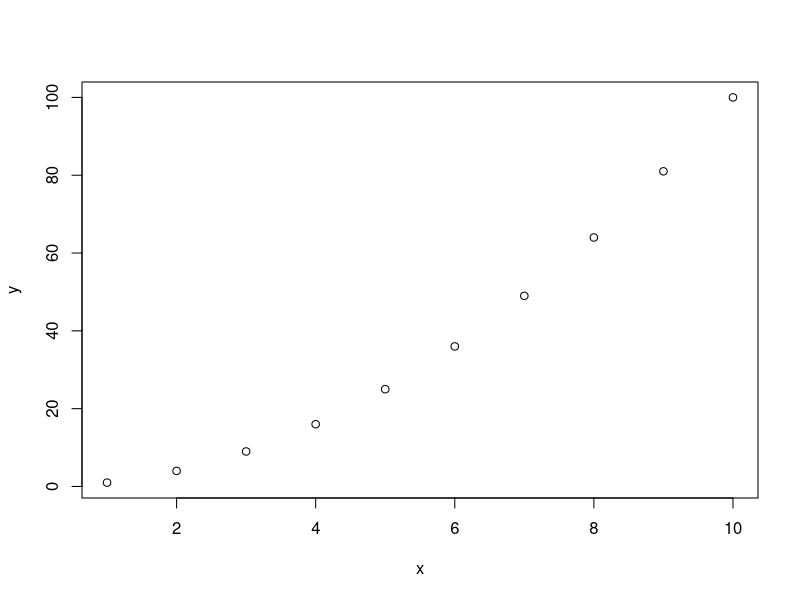
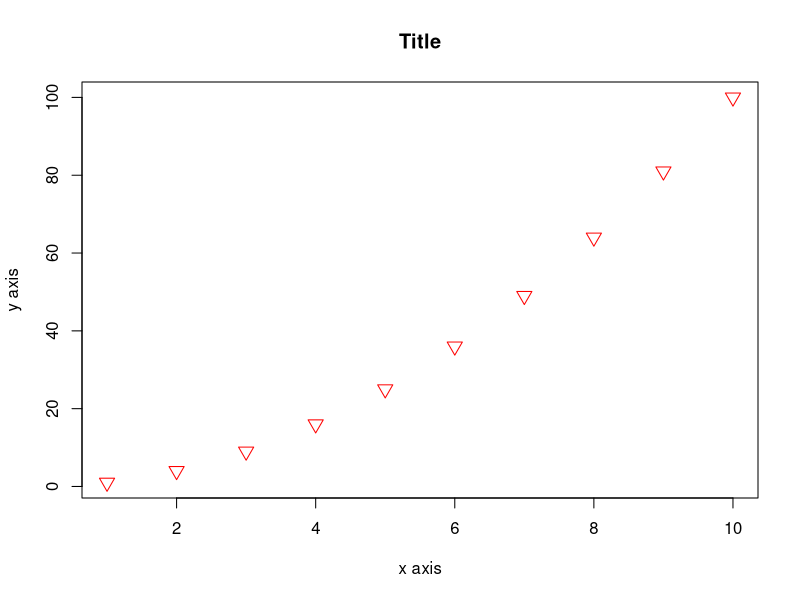
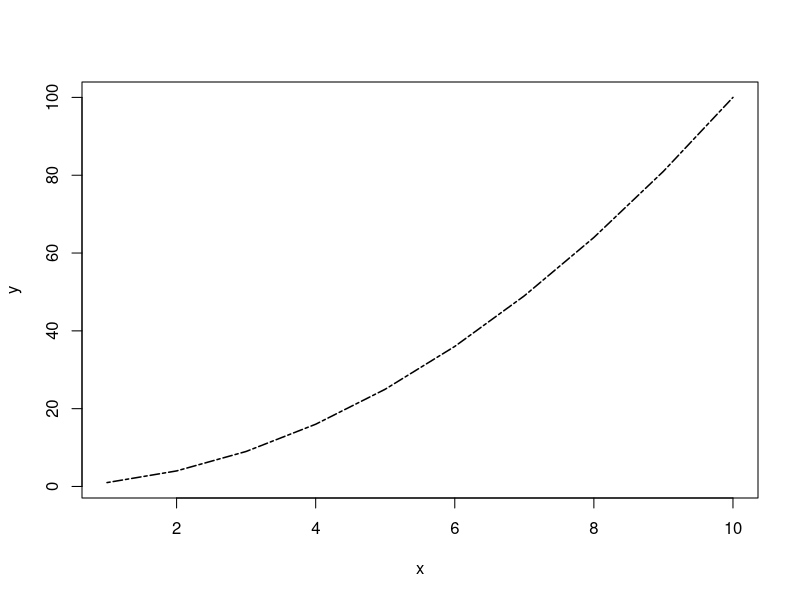
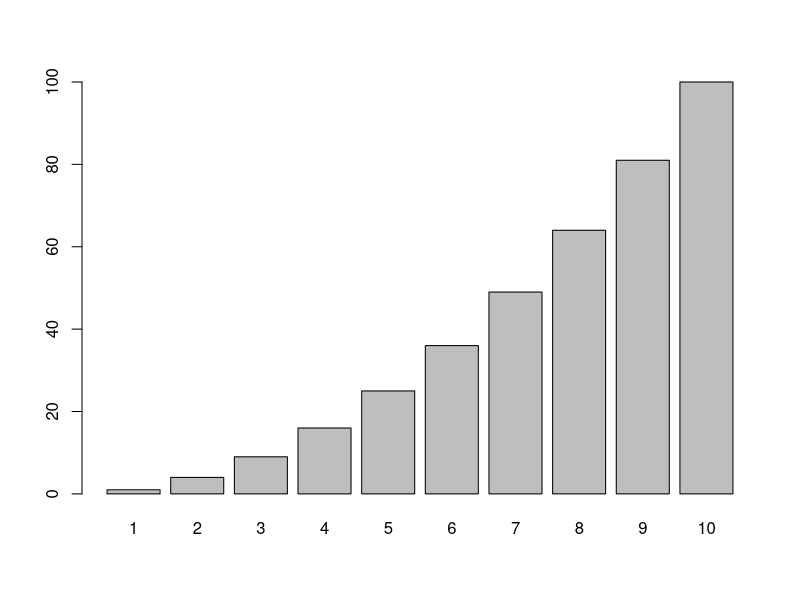
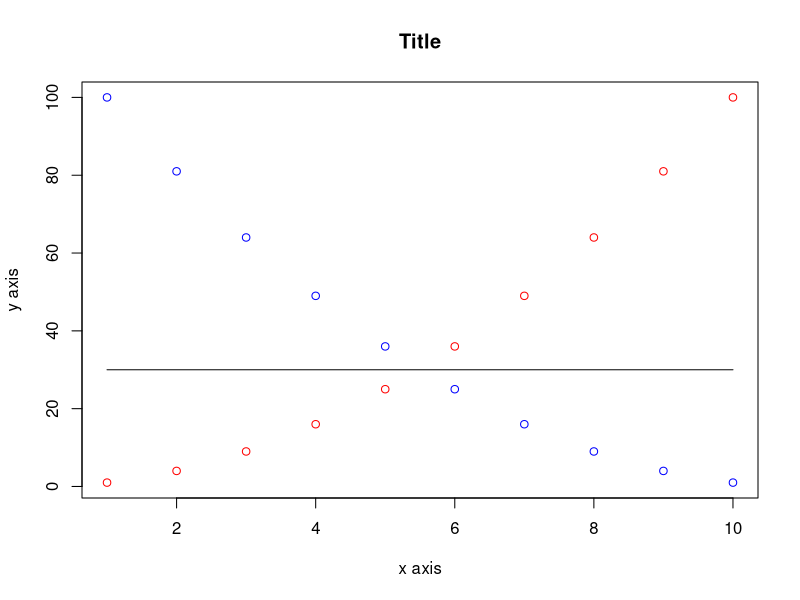

Source code (R) for these figures, in order:
## ---- chunk 1

## ---- chunk 2
x = 1:10
y = x^2
plot(x,y)
## ---- chunk 3
x = 1:10
y = x^2
plot(x,y,
     main = "Title",
     xlab = "x axis",
     ylab = "y axis",
     col = "red", #Adjusts the colour of the points
     cex = 1.5, #Adjusts size, 1 = default, 0.5 = 50% smaller, 2 = 100% larger
     pch = 25 #Adjusts shape of point, valid 1-25
     )
## ---- chunk 4
x = 1:10
y = x^2
plot(x,y, type = "l", # This makes it a line graph
     lwd = 1.5, #Adjusts size, 1 = default, 0.5 = 50% smaller, 2 = 100% larger
     lty = 6 #Adjusts line type, valid 0-6
     )
## ---- chunk 5
x = 1:10
y = x^2
barplot(y, names.arg = x)
## ---- chunk 6
x = 1:10
y = x^2
plot(x,y,
     main = "Title",
     xlab = "x axis",
     ylab = "y axis",
     col = "red"
)

#Inverting y to create z
z = y[10:1]

points(x, z, col = "blue")

# Create horizontal line
z = rep(30, 10) #Repeats the integer '30' ten times

lines(x, z, col = "black")
## ---- chunk 7
data = read.csv("Datasets/families.csv")

